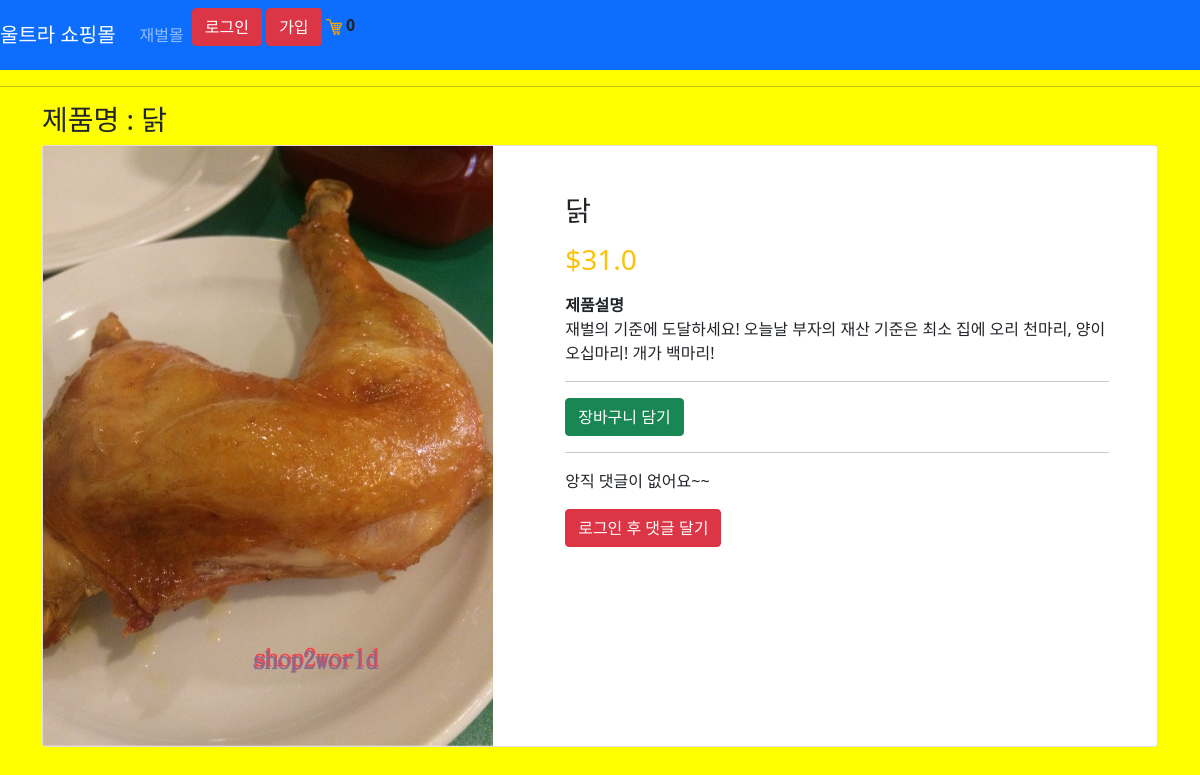
Screenshot of /product/2/ with the database file from the repository.
### store/models.py (models this page shows, shortened)
class Product(models.Model):
    name = models.CharField(max_length=200)
    description = models.CharField(max_length=200)
    price = models.FloatField()
    digital = models.BooleanField(default=False, null=True, blank=True)
    image = models.ImageField(null=True, blank=True)
    @property
    def imageURL(self):
        try:
            url = self.image.url
        except:
            url = ''
        return url

### store/views.py (the view)
# urls.py: path('product/<int:pk>/', views.ProductDetailView.as_view(), name="product_detail"),
class ProductDetailView(DetailView):
    template_name = "store/product_detail.html"
    queryset = Product.objects.all()
    def get_context_data(self, **kwargs):
        context = super().get_context_data(**kwargs)
        Data = 장바구니데이타(self.request)
        cartItems = Data['cartItems']
        context['cartItems'] = cartItems
        return context

### store/쿠키처리.py (called while the page is built, shortened)
def 쿠키장바구니(request):
    try:
        cart = json.loads(request.COOKIES['cart'])
    except:
        cart = {}
        print("cart:", cart)
    items = []
    order = {'get_cart_total':0, 'get_cart_items':0,'shipping':False}
    cartItems = order['get_cart_items']
    return{'items': items, 'order':order, 'cartItems': cartItems}

def 장바구니데이타(request):
    if request.user.is_authenticated:
        customer = request.user.customer
        order, created = Order.objects.get_or_create(customer=customer, complete=False)
        items = order.orderitem_set.all()
        cartItems = order.get_cart_items
    else:
        CookieData = 쿠키장바구니(request)
        cartItems = CookieData['cartItems']
        order = CookieData['order']
        items = CookieData['items']
    return{'items': items, 'order':order, 'cartItems': cartItems}

### store/templates/store/product_detail.html (shortened to what this page needs)
{% extends 'store/메인.html'%}
{% load static %}
{% block content %}
<h3>제품명 : {{ product.name }}</h3>
<div class="card">
	<div class="row">
		<aside class="col-sm-5 border-right">
      <article class="gallery-wrap">
      <div class="img-big-wrap">
        <div> <a href="#"><img src="{{ product.imageURL }}" class="img-fluid"></a></div>
      </div>
      </article>
          </aside>
          <aside class="col-sm-7">
      <article class="card-body p-5">
        <h3 class="title mb-3">{{ product.name }}</h3>
      <p class="price-detail-wrap">
        <span class="price h3 text-warning">
          <span class="currency">$</span><span class="num">{{ product.price }}</span>
        </span>
      </p>
      <dl class="item-property">
        <dt>제품설명</dt>
        <dd><p>{{ product.description }} </p></dd>
      </dl>
        <hr>
        <button data-product={{product.id}} data-action="add" class="btn btn-success 장바구니업데이트">장바구니 담기</button>
    <hr>
    {% for comment in product.comments.all %}
    {% if user.is_authenticated or comment.approved_comment %}
    <div class="comment">
        <div class="date">
            {{ comment.created_date }}
              {% if comment.modify_date %}
              (수정:{{ comment.modify_date }})
              {% endif %}
            {% if not comment.approved_comment %}
                <a class="btn btn-default" href="{% url 'comment_remove' pk=comment.pk %}">💩</a>
            {% endif %}
            {% if request.user == comment.author %}
            <a href="{% url 'comment_modify' pk=comment.pk  %}" class="small">수정</a>,
            <a href="{% url 'comment_remove' pk=comment.pk  %}" class="small">삭제</a>
            {% endif %}
        </div>
        <strong>(🐺 :{{ comment.author }})</strong>
        <p>✒️ :{{ comment.text|linebreaks }}</p>
    </div>
    {% endif %}
{% empty %}
    <p>앙직 댓글이 없어요~~</p>
{% endfor %}
{% if user.is_authenticated %}
      <a class="btn btn-success" href="{% url 'add_comment' pk=product.pk %}">댓글추가</a>
{% else %}
<a href="{% url 'login' %}" class="btn btn-danger">로그인 후 댓글 달기</a>
{% endif %}
          </article>
          </aside>
        </div>
      </div>
      </div>
{% endblock content %}

### static/css/main.css (style rules this page uses)
body { background-color: yellow; }

### rows the page displays
Product: name "닭", imageURL (picture), price "31.0", description "재벌의 기준에 도달하세요! 오늘날 부자의 재산 기준은 최소 집에 오리 천마리, 양이 오십마리! 개가 백마리!"

### other values shown
{{ cartItems }} "0"
